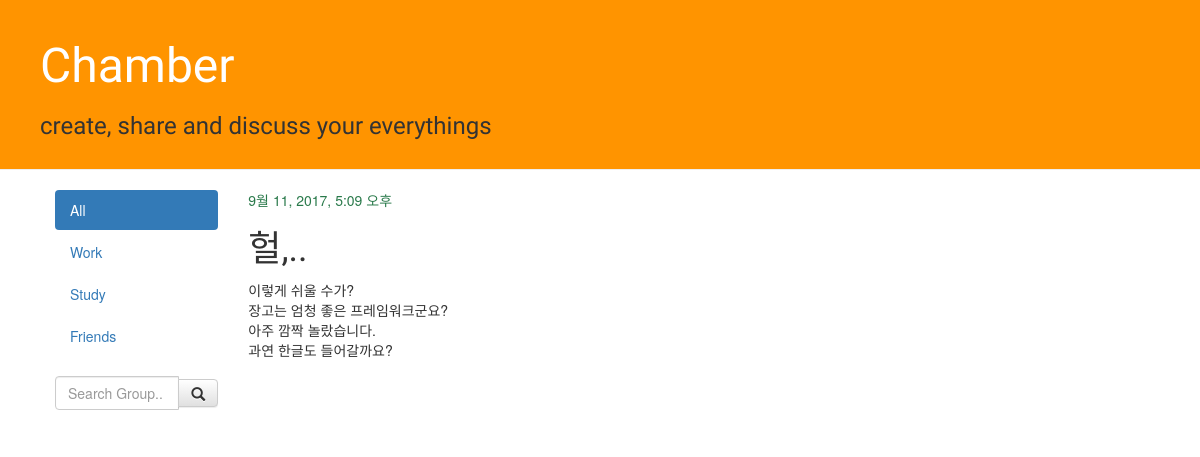
The app's page /post/2/ with its own data.
### blog/models.py (models this page shows, shortened)
class Post(models.Model):
    author = models.ForeignKey('auth.User')
    title = models.CharField(max_length=200)
    text = models.TextField()
    created_date = models.DateTimeField(
        default=timezone.now)
    published_date = models.DateTimeField(
        blank = True, null=True)

### blog/views.py (the view)
# urls.py: url(r'^post/(?P<pk>\d+)/$', views.post_detail, name='post_detail'),
def post_detail(request, pk):
    post = get_object_or_404(Post, pk = pk)
    return render(request, 'blog/post_detail.html', {'post': post})

### blog/templates/blog/post_detail.html (shortened to what this page needs)
{% extends 'blog/base.html' %}
{% block content %}
    <div class="post">
        {% if post.published_date %}
            <div class="date">
                {{ post.published_date }}
            </div>
        {% endif %}
        <h1>{{ post.title }}</h1>
        <p>{{ post.text|linebreaksbr }}</p>
    </div>
{% endblock %}

### blog/static/css/blog.css (style rules this page uses)
h1, h2, h3, h4 { font-family: 'Asap Condensed', sans-serif; }
.date { color: #29794A; }
.post { margin-bottom: 70px; }

### records on screen
Post: published_date "9월 11, 2017, 5:09 오후", title "헐,..", text "이렇게 쉬울 수가? 장고는 엄청 좋은 프레임워크군요? 아주 깜짝 놀랐습니다. 과연 한글도 들어갈까요?"
